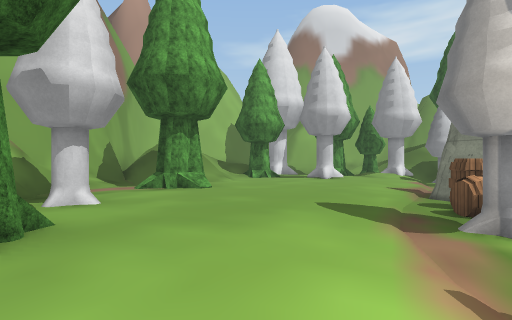
View 1 (above)

24 first-person views from a walk through a Unity game level. The camera is 1.4 m above the floor, looks level and sees 80° across. The floor is counted in squares, 2 m on a side. Each view is taken from the middle of a square. On the plan, view 1 faces up. The plan holds only what a view shows up to about 10 squares ahead; the rest is blank. The place goes on beyond the plan. The player character is not drawn. Some animated figures are left out. Some surface patterns are stand-ins.

View 2
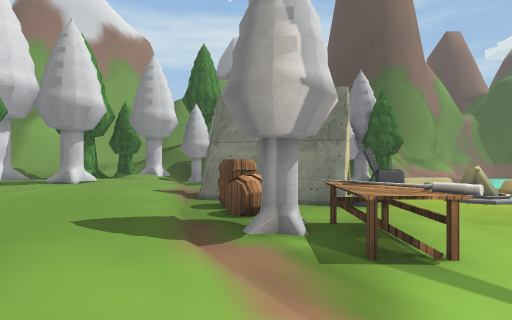

View 3
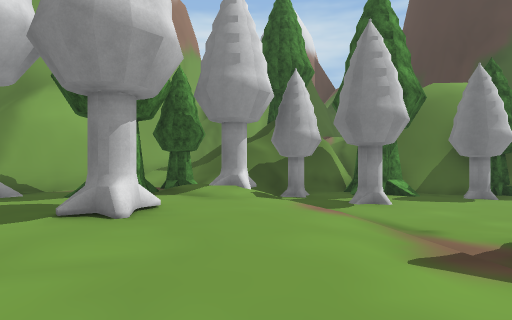

View 4
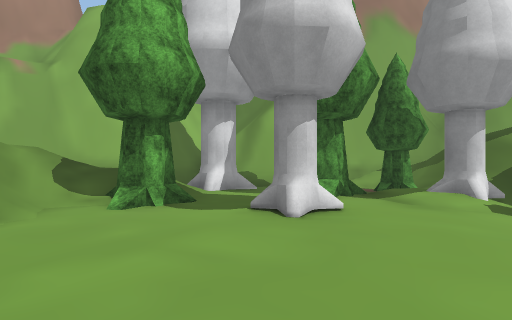

View 5
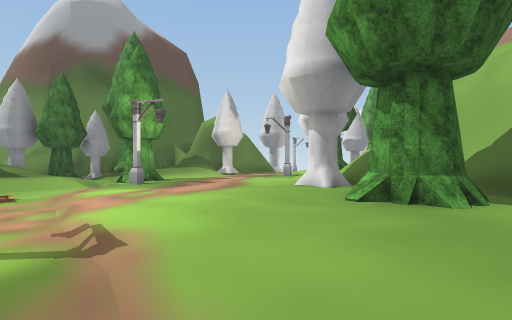

View 6
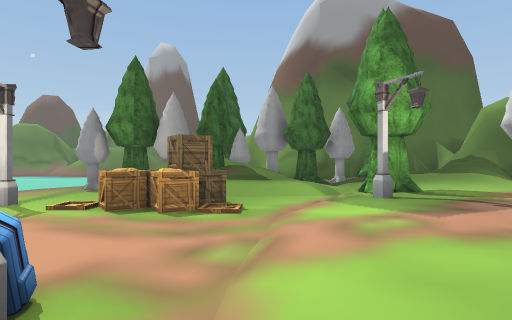

View 7
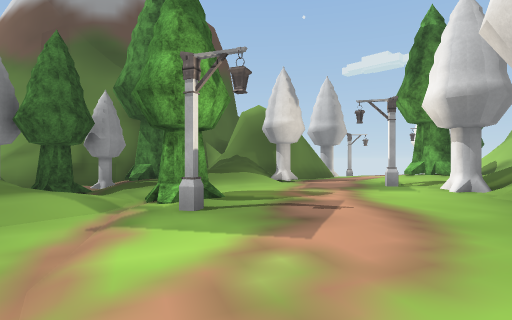

View 8
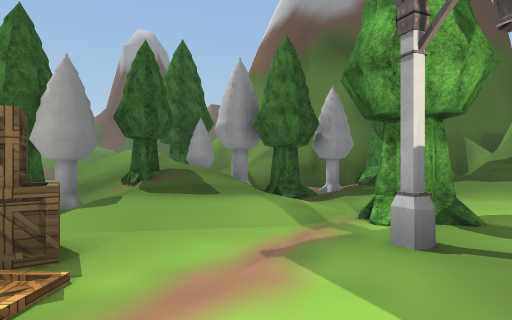

View 9
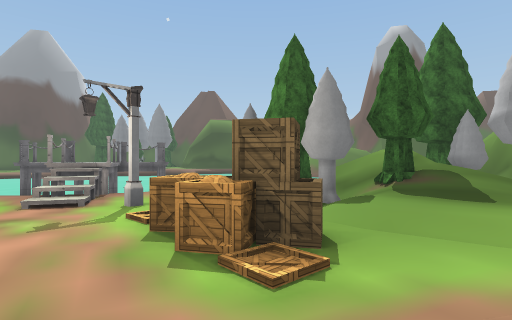

View 10
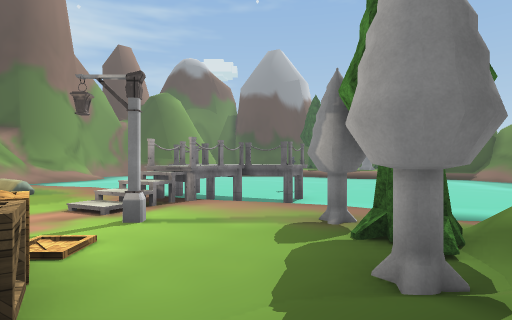

View 11
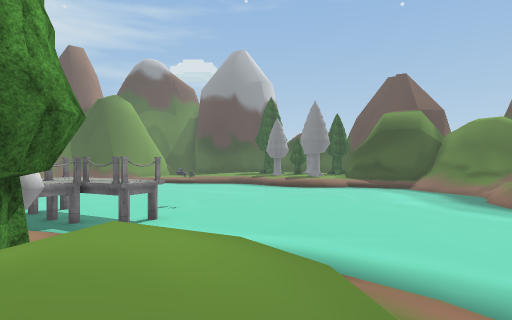

View 12
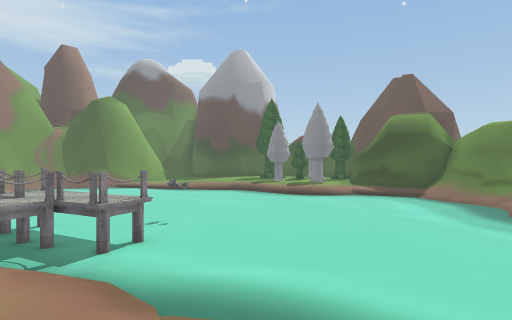

View 13
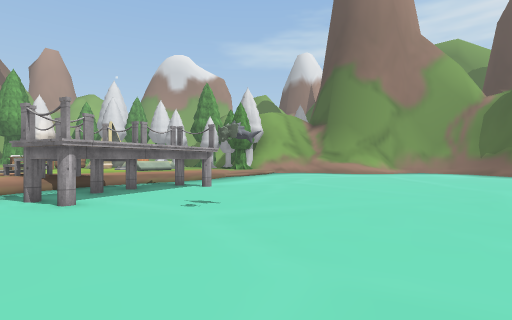

View 14
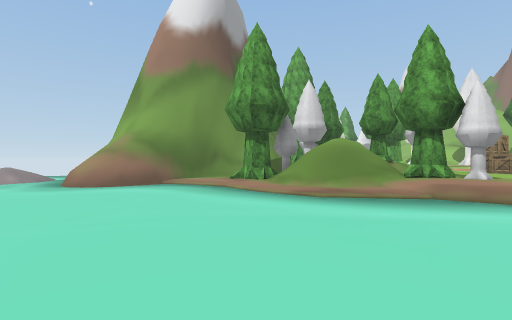

View 15
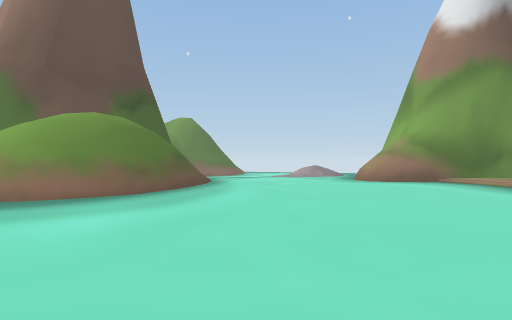

View 16
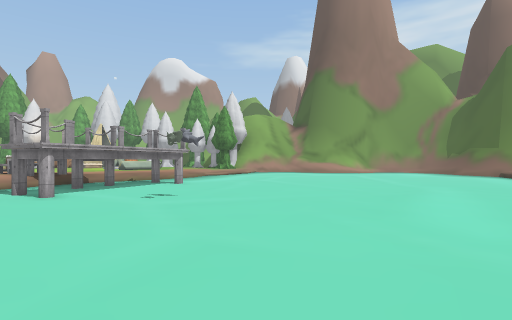

View 17
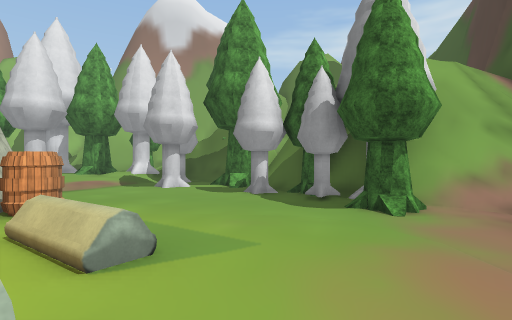

View 18
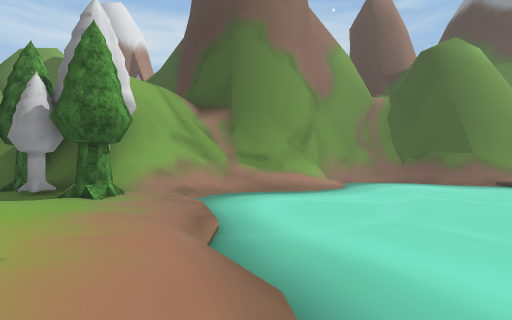

View 19
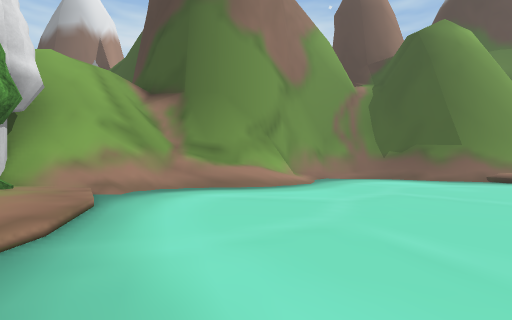

View 20
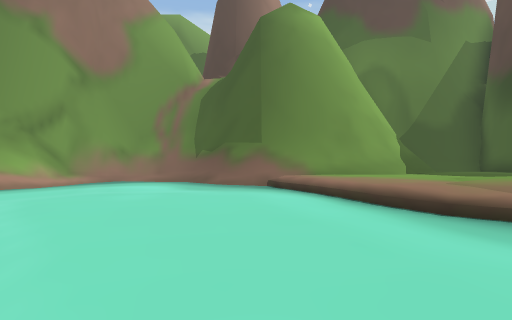

View 21
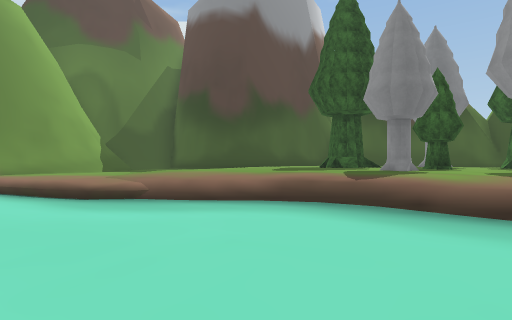

View 22
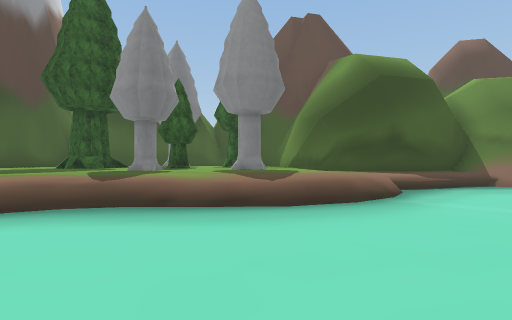

View 23
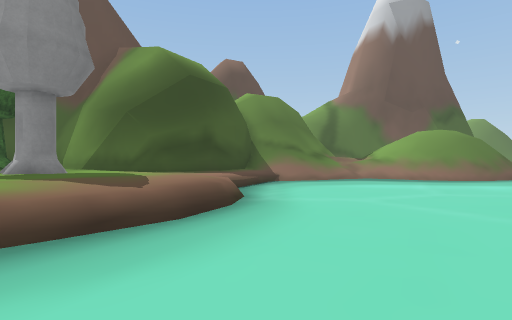

View 24
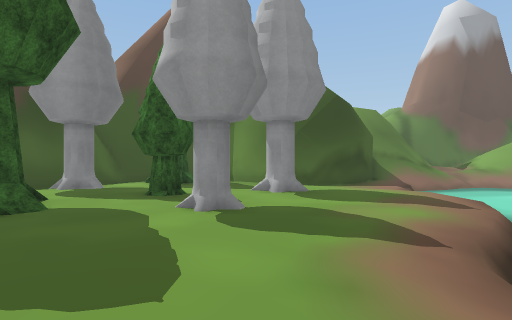

### Floor plan
Key: @ floor where view 1 was taken; # wall or solid block; x gap in a wall; . main floor; : floor 0.25 m higher than the main floor; + floor 0.5 m higher than the main floor; * floor 0.75 m higher than the main floor; % floor 1 m higher than the main floor; / step, stairs or slope; = window, fence, low wall or low ledge; ^ raised ledge; O other object.
Columns run from 9 left of view 1 to 31 right of it. Each row starts with its distance up from view 1.
 17         ##=#######
 16        #######//
 15      ###  O****//
 14      #    O*OOO///O
 13        ///**O///###
 12        //O/*/*/OO/###
 11         /**OO**/::/O#
 10     #////******:O//O#
  9     #// ******/::::O##
  8     #/*O*****/+:::::O##=
  7    ##=*******## ::::OO####
  6     #*******/###+::::O//########
  5      xO****/OO##O+++:::/..//////
  4       *****/OO##+O+++::........./
  3    ##/O/***+OO+++//++//..........#
  2    #  O/***+O+++O O++/...........##
  1     //****OO+++   +++............##
  0    //O***@/++   ++++/............/##
 -1  //O******/++++++++/............./+###
 -2 O/********++++++=#//............/+++///
 -3 O/*O*****//OO+O+#####.........../+++++++
 -4  /*****/O++++++++### .........../// ++++#
 -5  ******O////+++++/##............/**
 -6   O/////////OOO++.##............/****
 -7   #////////O/O///...............*****
 -8   ##//%OO///////...............//******
 -9   ###OOO O#/////.............../*******
-10   #######= O////............../*****/O
-11         ##=OO//..............//***O**/
-12          ##::/.............../*****O**
-13           ##/................/**OO****
-14            ##................/*******O #
-15             #^.............../**/**OO ##
-16             #^............../*####* O #
-17            .........//.....//##  ####
-18            //.  ..///=/    //#

Positions as (right, up) in squares from view 1, and headings:
1: (0, 0), facing up
2: (0, 1), facing up-right
3: (1, 7), facing up-right
4: (2, 7), facing up
5: (2, 4), facing down-left
6: (1, 2), facing down
7: (1, 0), facing down-left
8: (0, -1), facing down
9: (0, -1), facing down-right
10: (1, -5), facing right
11: (2, -9), facing right
12: (3, -9), facing right
13: (13, -11), facing up
14: (12, -11), facing left
15: (14, -11), facing down-left
16: (14, -12), facing up
17: (10, 1), facing up
18: (10, -1), facing up-right
19: (12, -1), facing up-right
20: (18, -5), facing up-right
21: (17, -7), facing right
22: (17, -7), facing down-right
23: (19, -7), facing down
24: (24, -6), facing down
